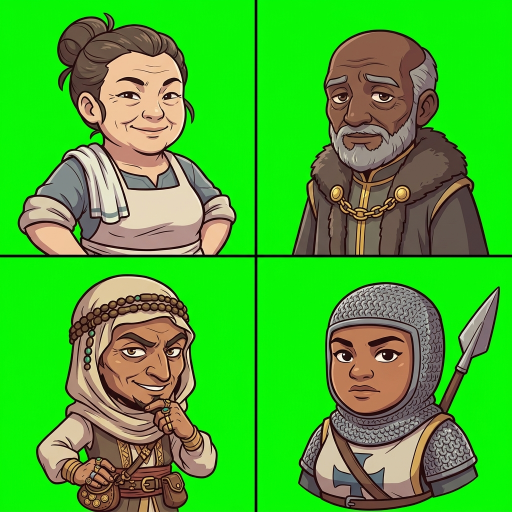
#> input picture art/raw/npc-batch-1.png, 1024 x 1024 px (shown at 1/2 size)
$ python slice_side_by_side.py raw/npc-batch-1.png raw/npc-batch-1.png
#> lines starting #> are read from the running program, lines starting #| are printed output that depends on the picture
### art/slice_portraits.py
#!/usr/bin/env python3
"""
Slice multi-portrait 2x2 grid images with green screen backgrounds into
individual transparent RGBA PNGs in art/source/ (e.g. portrait-npc-innkeeper.png).

Usage:
  python art/slice_portraits.py <sheet_image_path> id1 id2 id3 id4

The 4 ids correspond to the 2x2 grid positions:
  Top-Left: id1
  Top-Right: id2
  Bottom-Left: id3
  Bottom-Right: id4

Example:
  python art/slice_portraits.py art/raw/npc-batch-1.png npc-innkeeper npc-elder npc-merchant npc-guard
"""
import sys
import os
from PIL import Image

SRC_DIR = os.path.join(os.path.dirname(__file__), "source")
os.makedirs(SRC_DIR, exist_ok=True)

def remove_greenscreen(img: Image.Image) -> Image.Image:
    """
    Convert a green screen RGB image into an RGBA image using flood-fill from the corners
    so green clothing or items inside the character silhouette are never keyed out.
    """
    img = img.convert("RGBA")
    width, height = img.size
    pixels = img.load()

    # Track background pixels identified by flood fill
    is_bg = [[False] * height for _ in range(width)]

    def is_green_screen_pixel(r, g, b):
        # Bright chroma key green detection
        return g > 110 and g > r * 1.15 and g > b * 1.15

    # BFS Flood fill from image borders/corners
    from collections import deque
    queue = deque()

    # Seed all 4 outer edges
    for x in range(width):
        for y in (0, height - 1):
            r, g, b, _ = pixels[x, y]
            if is_green_screen_pixel(r, g, b) and not is_bg[x][y]:
                is_bg[x][y] = True
                queue.append((x, y))

    for y in range(height):
        for x in (0, width - 1):
            r, g, b, _ = pixels[x, y]
            if is_green_screen_pixel(r, g, b) and not is_bg[x][y]:
                is_bg[x][y] = True
                queue.append((x, y))

    # 4-directional flood fill
    neighbors = [(-1, 0), (1, 0), (0, -1), (0, 1)]
    while queue:
        cx, cy = queue.popleft()
        for dx, dy in neighbors:
            nx, ny = cx + dx, cy + dy
            if 0 <= nx < width and 0 <= ny < height and not is_bg[nx][ny]:
                r, g, b, _ = pixels[nx, ny]
                if is_green_screen_pixel(r, g, b):
                    is_bg[nx][ny] = True
                    queue.append((nx, ny))

    # Apply transparency to flood-filled background pixels & soft anti-aliasing on edges
    for y in range(height):
        for x in range(width):
            if is_bg[x][y]:
                r, g, b, a = pixels[x, y]
                diff = g - max(r, b)
                if diff > 30:
                    pixels[x, y] = (0, 0, 0, 0)
                else:
                    alpha = max(0, min(255, int(255 * (1.0 - (diff - 10) / 20.0))))
                    new_g = int((r + b) / 2)
                    pixels[x, y] = (r, new_g, b, alpha)
            else:
                # Character interior pixel: preserve completely, suppress green spill halo if any
                r, g, b, a = pixels[x, y]
                if g > 70 and g > r * 1.08 and g > b * 1.08:
                    # Spill desaturation for green tinted edges/steam
                    new_g = int((r + b) / 2)
                    pixels[x, y] = (r, new_g, b, a)

    return img

# [35 lines left out: function slice_grid_2x2, not called in this run]

# [8 lines that do not run on import are left out]

### art/slice_side_by_side.py
#!/usr/bin/env python3
"""
Slice side-by-side 1:1 image sheets (left=PORTRAIT, right=TOKEN) with green screen
backgrounds into individual transparent RGBA PNGs in art/source/:
  portrait-<id>.png and token-<id>.png

Usage:
  python art/slice_side_by_side.py <sheet_image_path> <id>
"""
import sys
import os
from PIL import Image

sys.path.insert(0, os.path.dirname(__file__))
from slice_portraits import remove_greenscreen

SRC_DIR = os.path.join(os.path.dirname(__file__), "source")
os.makedirs(SRC_DIR, exist_ok=True)

def strip_border_lines(img: Image.Image) -> Image.Image:
    """Clear thin border stroke artifacts (0-4px from edges) that touch the canvas border."""
    img = img.copy()
    pix = img.load()
    w, h = img.size

    # Clear vertical hairline borders on left (x=0..3) and right (x=w-4..w-1)
    for x in range(4):
        # count opaque pixels in column x
        opaque = sum(1 for y in range(h) if pix[x, y][3] > 0)
        # if column is mostly a border line (or thin strip unconnected to a wide body)
        if opaque > h * 0.4 and sum(1 for y in range(h) if pix[x+5, y][3] > 0) < opaque * 0.5:
            for y in range(h):
                pix[x, y] = (0, 0, 0, 0)

    for x in range(w - 4, w):
        opaque = sum(1 for y in range(h) if pix[x, y][3] > 0)
        if opaque > h * 0.4 and sum(1 for y in range(h) if pix[x-5, y][3] > 0) < opaque * 0.5:
            for y in range(h):
                pix[x, y] = (0, 0, 0, 0)

    return img

def slice_side_by_side(sheet_path: str, item_id: str):
#> called with sheet_path = 'raw/npc-batch-1.png', item_id = 'raw/npc-batch-1.png'
    if not os.path.exists(sheet_path):
        print(f"Error: file not found: {sheet_path}")
        sys.exit(1)

    im = Image.open(sheet_path).convert("RGB")
#> im is the input picture: PIL image 1024x1024 RGB; mean R, G, B 68.1, 178.9, 45.8
    width, height = im.size
#> width = 1024; height = 1024
    w_half = width // 2
#> w_half = 512

    # Crop left (portrait) with 12px margin from center seam to avoid dividing line
    # Crop right (token) with 12px margin from center seam
    p_crop = im.crop((0, 0, max(0, w_half - 12), height)).resize((512, 512), Image.LANCZOS)
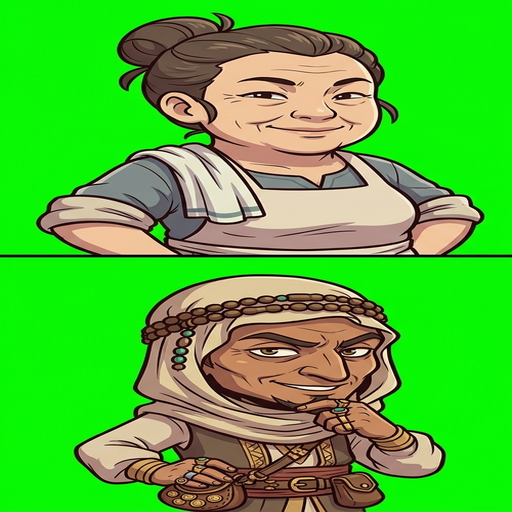
#> p_crop: PIL image 512x512 RGB; mean R, G, B 79.2, 185.2, 52.7
    t_crop = im.crop((min(width, w_half + 12), 0, width, height)).resize((512, 512), Image.LANCZOS)
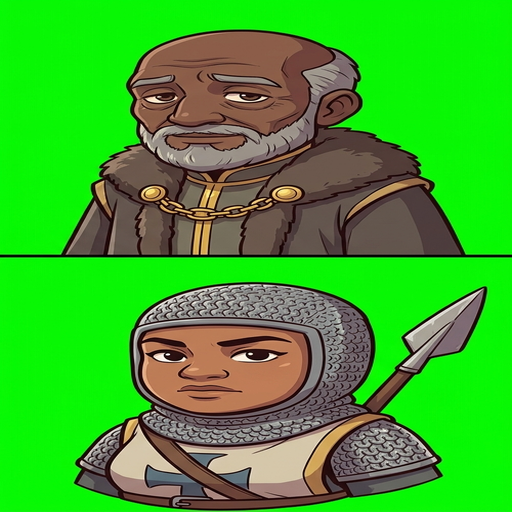
#> t_crop: PIL image 512x512 RGB; mean R, G, B 59.6, 172.1, 40.9

    p_rgba = strip_border_lines(remove_greenscreen(p_crop))
#> after the loop in remove_greenscreen, `for x in range(width):`: is_bg = 512 items
#> the loop in remove_greenscreen, `while queue:` made 132806 passes
#> (cx, cy) on passes 1 to 3: (0, 0), (0, 511), (1, 0)
#> in strip_border_lines, `img = img.copy()`:
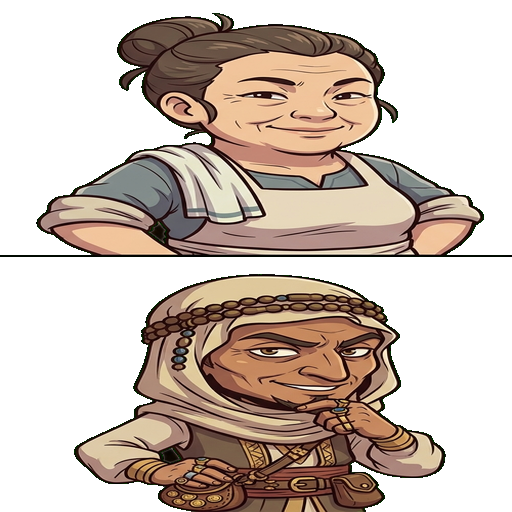
#> img: PIL image 512x512 RGBA; mean R, G, B, A 74.5, 60.1, 50.2, 125.8; transparent parts drawn white
    t_rgba = strip_border_lines(remove_greenscreen(t_crop))
#> the loop in remove_greenscreen (call 2), `while queue:` made 136572 passes
#> in strip_border_lines (call 2), `img = img.copy()`:
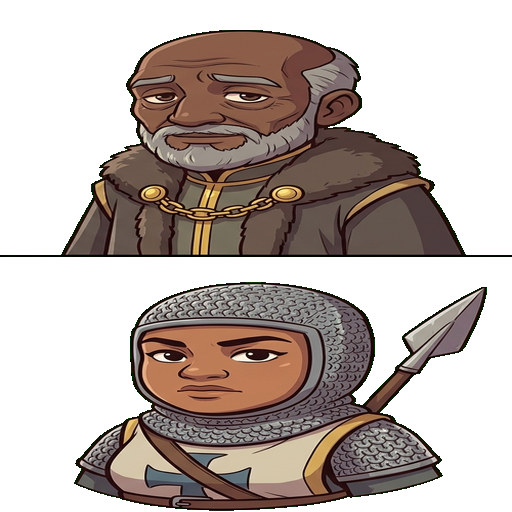
#> img: PIL image 512x512 RGBA; mean R, G, B, A 54.9, 43.8, 38.4, 122.1; transparent parts drawn white

    p_out = os.path.join(SRC_DIR, f"portrait-{item_id}.png")
    t_out = os.path.join(SRC_DIR, f"token-{item_id}.png")

    p_rgba.save(p_out, "PNG")
    t_rgba.save(t_out, "PNG")

    print(f"Processed {item_id}:")
    print(f"  Portrait -> {p_out}")
    print(f"  Token    -> {t_out}")

if __name__ == "__main__":
    if len(sys.argv) < 3:
        print("Usage: python art/slice_side_by_side.py <sheet_image_path> <id>")
        sys.exit(1)

    slice_side_by_side(sys.argv[1], sys.argv[2])

$ run again, with art/raw/npc-batch-2.png copied over art/raw/npc-batch-1.png
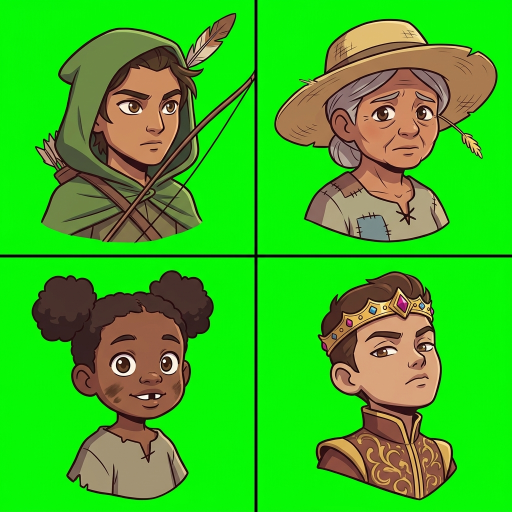
#> input picture art/raw/npc-batch-2.png, 1024 x 1024 px (shown at 1/2 size)
#> in slice_side_by_side, im is the input picture: PIL image 1024x1024 RGB; mean R, G, B 57.1, 185.6, 32.4
#> in slice_side_by_side, `t_crop = im.crop((min(width, w_half + 12), 0, width, height)).resize((..`:
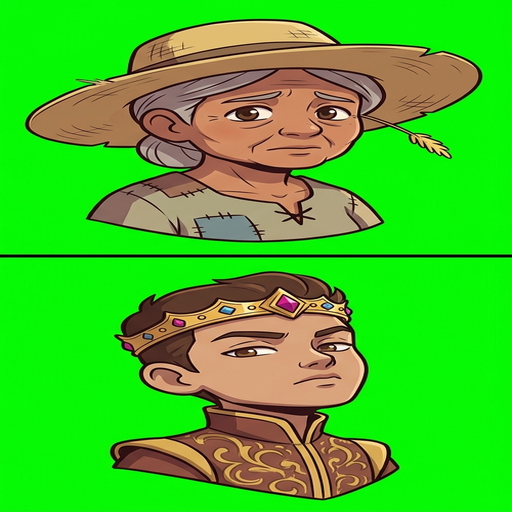
#> t_crop: PIL image 512x512 RGB; mean R, G, B 65.2, 191.4, 36.1
#> after the loop in remove_greenscreen, `for x in range(width):`: is_bg = 512 items
#> the loop in remove_greenscreen, `while queue:` made 154038 passes
#> (cx, cy) on passes 1 to 3: (0, 0), (0, 511), (1, 0)
#> the loop in strip_border_lines, `for x in range(w - 4, w):` made 4 passes
#> opaque on passes 1 to 4: 13, 13, 12, 13
#> the loop in remove_greenscreen (call 2), `while queue:` made 155727 passes
#> in strip_border_lines (call 2), `img = img.copy()`:
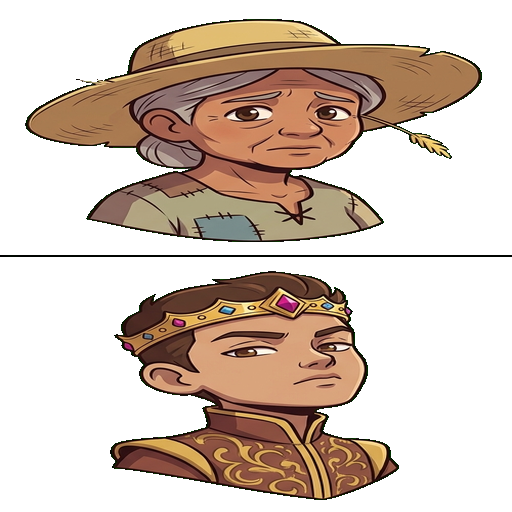
#> img: PIL image 512x512 RGBA; mean R, G, B, A 60.9, 44.5, 32.9, 103.5; transparent parts drawn white

$ run again, with art/raw/npc-batch-3.png copied over art/raw/npc-batch-1.png
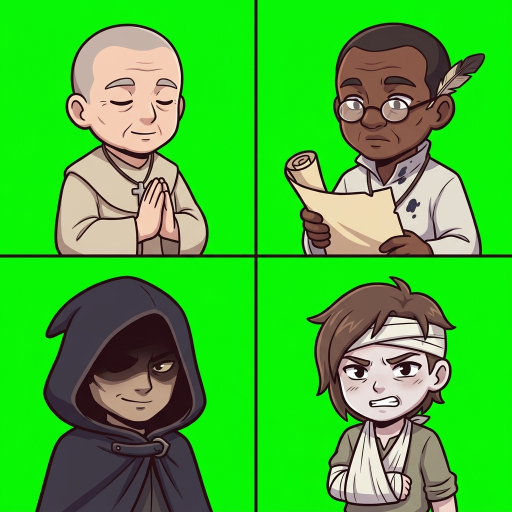
#> input picture art/raw/npc-batch-3.png, 1024 x 1024 px (shown at 1/2 size)
#> in slice_side_by_side, im is the input picture: PIL image 1024x1024 RGB; mean R, G, B 64.4, 184.8, 49.5
#> in slice_side_by_side, `t_crop = im.crop((min(width, w_half + 12), 0, width, height)).resize((..`:
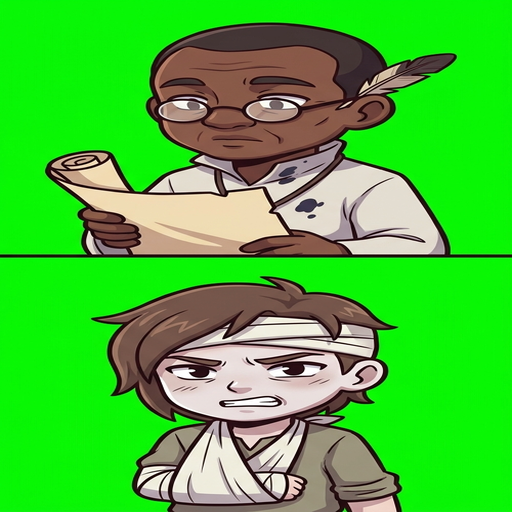
#> t_crop: PIL image 512x512 RGB; mean R, G, B 69.7, 190.5, 53.2
#> after the loop in remove_greenscreen, `for x in range(width):`: is_bg = 512 items
#> the loop in remove_greenscreen, `while queue:` made 141244 passes
#> (cx, cy) on passes 1 to 3: (0, 0), (0, 511), (1, 0)
#> the loop in remove_greenscreen (call 2), `while queue:` made 145267 passes
#> in strip_border_lines (call 2), `img = img.copy()`:
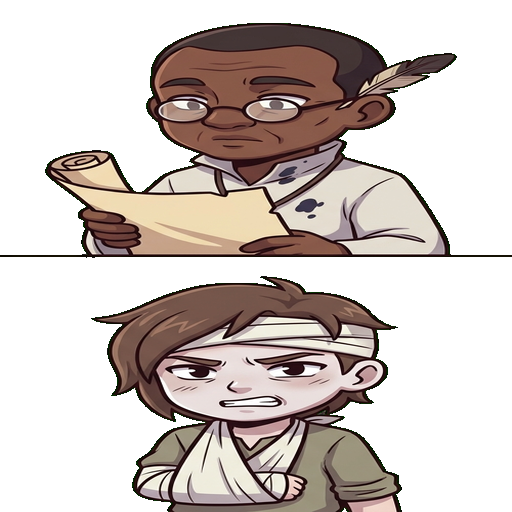
#> img: PIL image 512x512 RGBA; mean R, G, B, A 64.3, 54.6, 50.2, 113.7; transparent parts drawn white
